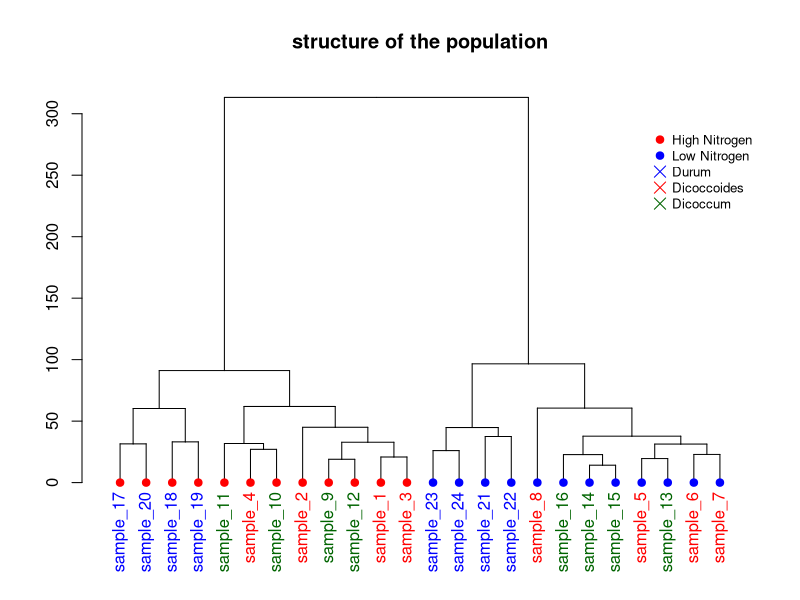

This chart was generated by the following R code: (Note: this script raises an error after producing the figure.)
## ---- chunk 1
knitr::opts_chunk$set( warning=FALSE, message=FALSE)
## ---- chunk 2
# Build dataset (just copy and paste, this is NOT interesting)
sample <- paste(rep("sample_",24) , seq(1,24) , sep="")
specie <- c(rep("dicoccoides" , 8) , rep("dicoccum" , 8) , rep("durum" , 8))
treatment <- rep(c(rep("High",4 ) , rep("Low",4)),3)
data <- data.frame(sample,specie,treatment)
for (i in seq(1:5)){
  gene=sample(c(1:40) , 24 )
  data=cbind(data , gene)
  colnames(data)[ncol(data)]=paste("gene_",i,sep="")
 }
data[data$treatment=="High" , c(4:8)]=data[data$treatment=="High" , c(4:8)]+100
data[data$specie=="durum" , c(4:8)]=data[data$specie=="durum" , c(4:8)]-30
rownames(data) <- data[,1]    

# Have a look to the dataset
# head(data)

# Compute Euclidean distance between samples
dist=dist(data[ , c(4:8)] , diag=TRUE)

# Perfor clustering with hclust
hc <- hclust(dist)
dhc <- as.dendrogram(hc)

# Actually, each leaf of the tree has several attributes, like the color, the shape.. Have a look to it: 
specific_leaf <- dhc[[1]][[1]][[1]]
# specific_leaf
# attributes(specific_leaf)

#So if I Want to color each leaf of the Tree, I have to change the attribute of each leaf. This can be done using the dendrapply function. So I create a function that # # add 3 attributes to the leaf : one for the color (“lab.col”) ,one for the font “lab.font” and one for the size (“lab.cex”).
i=0
colLab<<-function(n){
    if(is.leaf(n)){
        
        #I take the current attributes
        a=attributes(n)
        
        #I deduce the line in the original data, and so the treatment and the specie.
        ligne=match(attributes(n)$label,data[,1])
        treatment=data[ligne,3];
            if(treatment=="Low"){col_treatment="blue"};if(treatment=="High"){col_treatment="red"}
        specie=data[ligne,2];
            if(specie=="dicoccoides"){col_specie="red"};if(specie=="dicoccum"){col_specie="Darkgreen"};if(specie=="durum"){col_specie="blue"}
        
        #Modification of leaf attribute
        attr(n,"nodePar")<-c(a$nodePar,list(cex=1.5,lab.cex=1,pch=20,col=col_treatment,lab.col=col_specie,lab.font=1,lab.cex=1))
        }
    return(n)
}

# Finally I just have to apply this to my dendrogram
dL <- dendrapply(dhc, colLab)
 
# And the plot
plot(dL , main="structure of the population")
legend("topright", 
     legend = c("High Nitrogen" , "Low Nitrogen" , "Durum" , "Dicoccoides" , "Dicoccum"), 
     col = c("red", "blue" , "blue" , "red" , "Darkgreen"), 
     pch = c(20,20,4,4,4), bty = "n",  pt.cex = 1.5, cex = 0.8 , 
     text.col = "black", horiz = FALSE, inset = c(0, 0.1))
## ---- chunk 3
htmltools::includeHTML("htmlChunkRelatedPartOfWhole.html")
